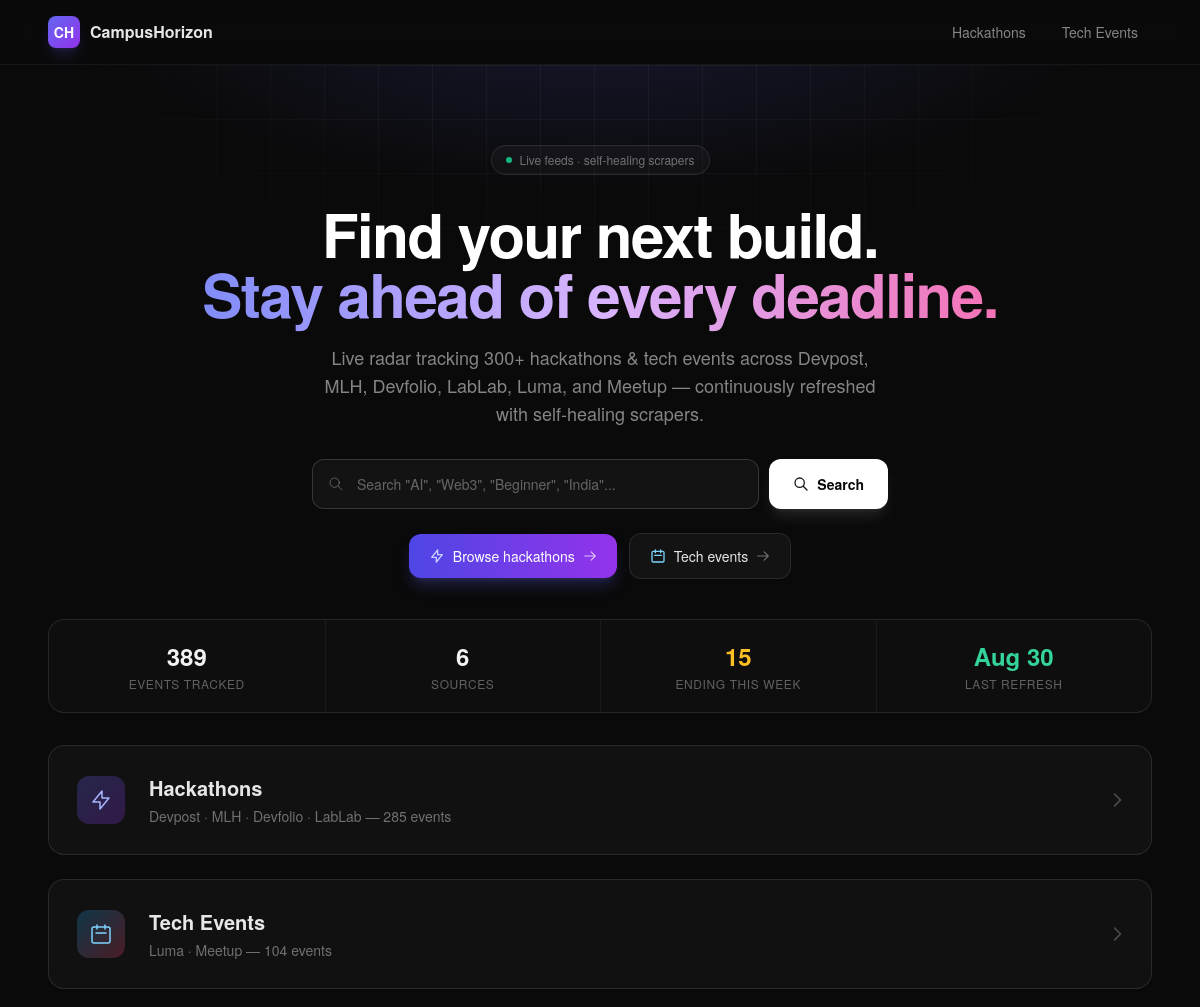
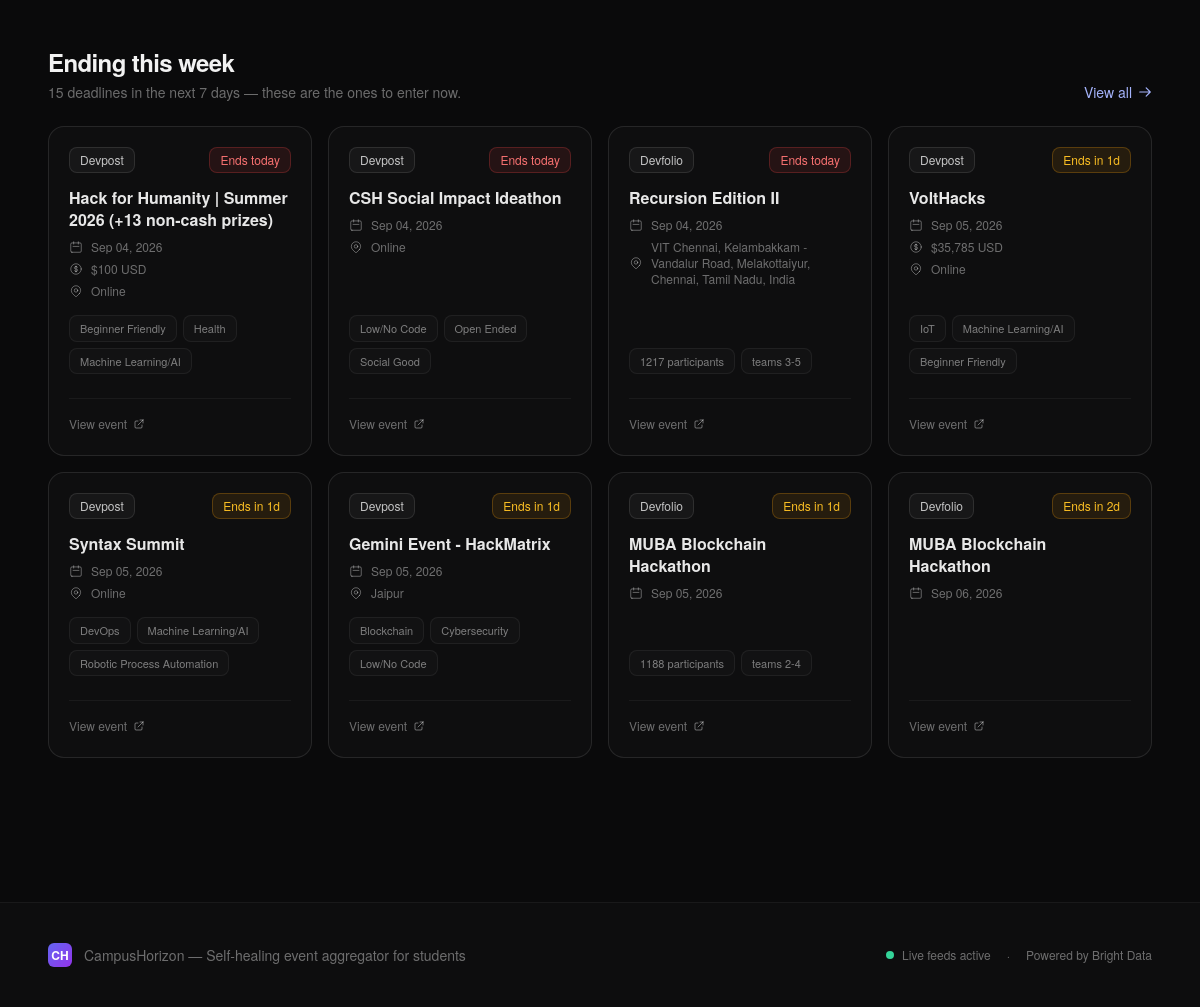
The app's page /, older data (2 pictures, top to bottom).
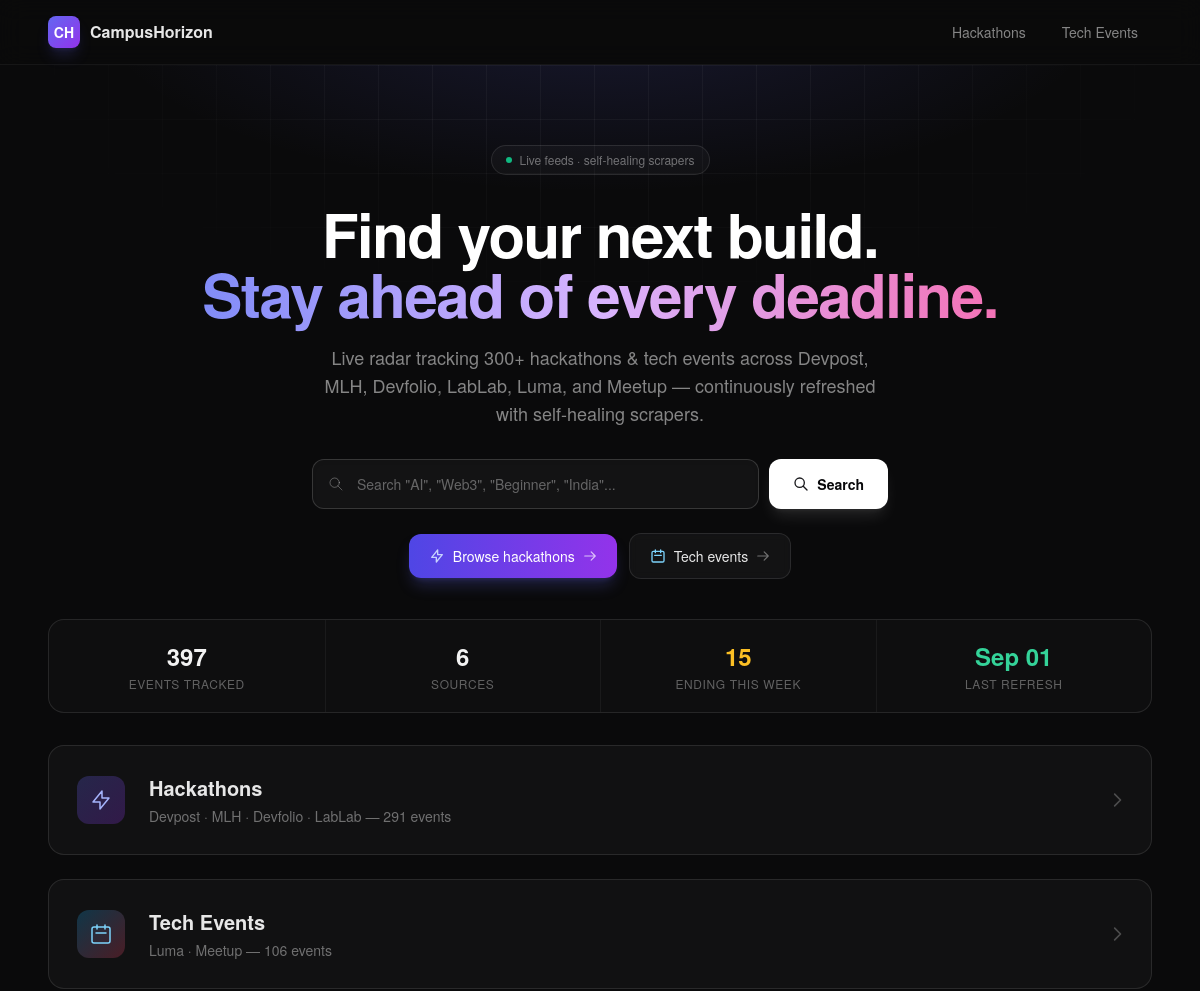
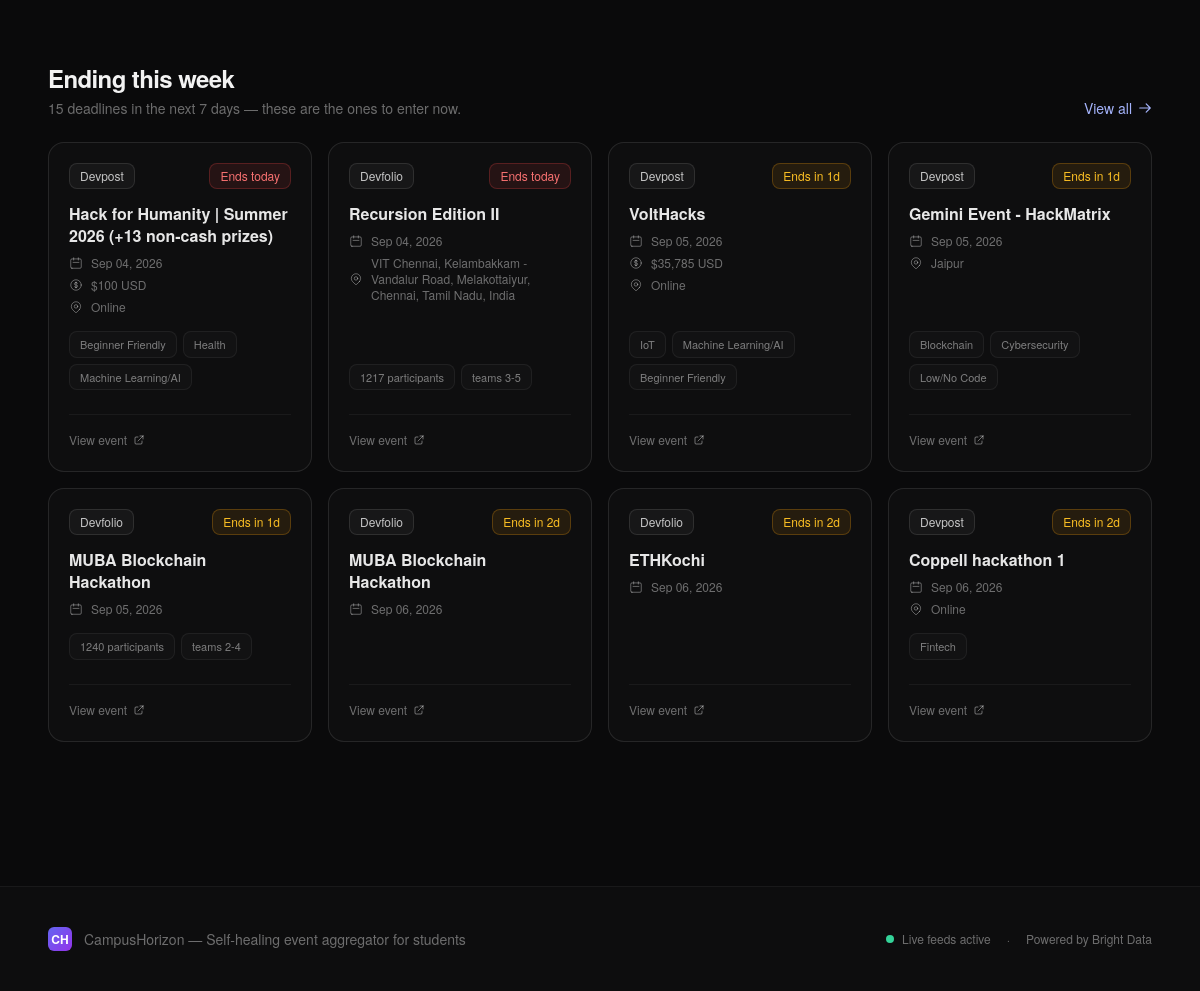
The same page, newer data (2 pictures, top to bottom).
### events/models.py (models this page shows, shortened)
class Event(models.Model):
    title = models.CharField(max_length=500)
    source = models.CharField(max_length=20, choices=Source.choices, db_index=True)
    url = models.URLField(unique=True, max_length=1000)
    deadline = models.DateTimeField(null=True, blank=True, db_index=True)
    prizes = models.CharField(max_length=500, blank=True, default='')
    tags = models.JSONField(default=list, blank=True)
    is_online = models.BooleanField(null=True, blank=True)
    location = models.CharField(max_length=300, blank=True, default='')
    event_type = models.CharField(max_length=100, blank=True, default='')
    last_updated = models.DateTimeField(auto_now=True)
    created_at = models.DateTimeField(auto_now_add=True)
    class Meta:
        ordering = ['deadline']

### events/views.py (the view)
# urls.py: path('', views.landing, name='landing'),
def landing(request):
    now = timezone.now()
    week_ahead = now + timedelta(days=7)
    hackathon_count = Event.objects.filter(source__in=HACKATHON_SOURCES).count()
    tech_event_count = Event.objects.filter(source__in=TECH_EVENT_SOURCES).count()
    ending_soon_qs = Event.objects.filter(
        source__in=HACKATHON_SOURCES,
        deadline__gte=now,
        deadline__lte=week_ahead,
    )
    ending_week_count = ending_soon_qs.count()
    ending_soon = list(ending_soon_qs.order_by('deadline')[:8])
    last_refreshed = Event.objects.aggregate(t=Max('last_updated'))['t']
    return render(request, 'events/landing.html', {
        'hackathon_count': hackathon_count,
        'tech_event_count': tech_event_count,
        'total_count': hackathon_count + tech_event_count,
        'ending_week_count': ending_week_count,
        'ending_soon': ending_soon,
        'last_refreshed': last_refreshed,
        'source_count': len(Source.values),
    })

### events/templatetags/event_filters.py (called while the page is built)
@register.filter
def source_color(source):
    return SOURCE_COLORS.get(source, {'bg': 'bg-white/10', 'text': 'text-white/60', 'border': 'border-white/20', 'label': source})

@register.filter
def days_left(deadline):
    if not deadline:
        return None
    now = timezone.now()
    delta = deadline - now
    days = delta.days
    if days < 0:
        return 'ended'
    if days == 0:
        return 'today'
    return days

@register.filter
def deadline_badge_class(deadline):
    days = days_left(deadline)
    if days == 'ended':
        return 'border-white/5 bg-white/[0.02] text-white/30'
    if days == 'today':
        return 'border-red-500/25 bg-red-500/10 text-red-400'
    if isinstance(days, int) and days <= 7:
        return 'border-amber-500/25 bg-amber-500/10 text-amber-400'
    return 'border-white/10 bg-white/[0.04] text-white/50'

@register.filter
def is_recent(event):
    if not getattr(event, 'created_at', None):
        return False
    cutoff = timezone.now() - timedelta(hours=RECENT_WINDOW_HOURS)
    return event.created_at >= cutoff

### events/templates/events/landing.html (shortened to what the changed rows need)
{% extends "events/base.html" %}
{% load event_filters %}
{% block content %}
<div class="relative">
    <div class="relative max-w-6xl mx-auto px-6 pt-20 pb-12 z-10">
        <div class="text-center mb-10">
            <h1 class="text-5xl md:text-6xl font-bold text-white tracking-tight mb-5 leading-[1.1]">
                Find your next build.<br class="hidden sm:block">
                <span class="bg-gradient-to-r from-indigo-400 via-purple-300 to-pink-400 bg-clip-text text-transparent">Stay ahead of every deadline.</span>
            </h1>
        </div>
        <div class="rounded-2xl border border-white/10 bg-white/[0.02] overflow-hidden">
            <div class="grid grid-cols-2 md:grid-cols-4 divide-x divide-y md:divide-y-0 divide-white/5">
                <div class="px-6 py-5 text-center">
                    <div class="text-2xl font-bold text-white/95">{{ total_count }}</div>
                    <div class="text-xs text-white/35 mt-1 uppercase tracking-wider">Events tracked</div>
                </div>
                <div class="px-6 py-5 text-center">
                    <div class="text-2xl font-bold text-emerald-400">
                        {% if last_refreshed %}{{ last_refreshed|date:"M d" }}{% else %}&mdash;{% endif %}
                    </div>
                    <div class="text-xs text-white/35 mt-1 uppercase tracking-wider">Last refresh</div>
                </div>
            </div>
        </div>
        <div class="mt-8 space-y-6">
            <a href="{% url 'events:hackathons' %}" class="group relative flex items-center gap-6 p-7 rounded-2xl border border-white/10 bg-white/[0.03] card-hover transition-all duration-300 glow-hover">
                <div class="flex-1 min-w-0">
                    <h2 class="text-xl font-semibold text-white/90 mb-1">Hackathons</h2>
                    <p class="text-sm text-white/40 truncate">
                        Devpost &middot; MLH &middot; Devfolio &middot; LabLab &mdash; {{ hackathon_count }} events
                    </p>
                </div>
            </a>
            <a href="{% url 'events:tech_events' %}" class="group relative flex items-center gap-6 p-7 rounded-2xl border border-white/10 bg-white/[0.03] card-hover transition-all duration-300 glow-hover">
                <div class="flex-1 min-w-0">
                    <h2 class="text-xl font-semibold text-white/90 mb-1">Tech Events</h2>
                    <p class="text-sm text-white/40 truncate">
                        Luma &middot; Meetup &mdash; {{ tech_event_count }} events
                    </p>
                </div>
            </a>
        </div>
        {% if ending_soon %}
        <section class="mt-16">
            <div class="flex items-end justify-between mb-6 flex-wrap gap-2">
                <div>
                    <h2 class="text-2xl font-bold text-white/95 tracking-tight">Ending this week</h2>
                </div>
            </div>
            <div class="grid gap-4 md:grid-cols-2 lg:grid-cols-4">
                {% for event in ending_soon %}
                    {% include "events/_event_card.html" with event=event %}
                {% endfor %}
            </div>
        </section>
        {% endif %}
    </div>
</div>
{% endblock %}

### events/templates/events/_event_card.html (shortened to what this page needs)
{% load event_filters %}
{% with sc=event.source|source_color %}
{% with badge_class=event.deadline|deadline_badge_class badge_text=event|deadline_badge_text %}
<article class="group relative rounded-2xl border border-white/10 bg-white/[0.02] p-5 transition-all duration-300 card-hover hover:bg-white/[0.04] h-full flex flex-col justify-between">
    <div class="flex-1 flex flex-col">
        <div class="flex items-center justify-between mb-3.5">
            <div class="flex items-center gap-1.5">
                <span class="inline-flex items-center px-2.5 py-1 rounded-lg text-xs font-medium border border-white/10 bg-white/[0.04] text-white/75 group-hover:border-white/15 transition-colors">
                    {{ sc.label }}
                </span>
            </div>
            <span class="inline-flex items-center px-2.5 py-1 rounded-lg text-xs font-medium border {{ badge_class }}">
                {{ badge_text }}
            </span>
        </div>
        <h3 class="text-base font-semibold text-white/90 mb-2 line-clamp-2 leading-snug">
            <a href="{{ event.url }}" target="_blank" rel="noopener" class="hover:text-white transition-colors">
                {{ event.title|clean_title }}
            </a>
        </h3>
        <div class="space-y-1.5 mb-4">
            {% if event.deadline %}
            <div class="flex items-center gap-2 text-xs text-white/40">
                <svg class="w-3.5 h-3.5 shrink-0" fill="none" stroke="currentColor" viewBox="0 0 24 24">
                    <path stroke-linecap="round" stroke-linejoin="round" stroke-width="1.5" d="M8 7V3m8 4V3m-9 8h10M5 21h14a2 2 0 002-2V7a2 2 0 00-2-2H5a2 2 0 00-2 2v12a2 2 0 002 2z"/>
                </svg>
                {{ event.deadline|date:"M d, Y" }}
            </div>
            {% endif %}
            {% if event.prizes and event.source != 'luma' %}
            <div class="flex items-center gap-2 text-xs text-white/40">
                {{ event.prizes }}
            </div>
            {% endif %}
            {% if event.location %}
            <div class="flex items-center gap-2 text-xs text-white/40">
                {{ event.location }}
            </div>
            {% endif %}
        </div>
        {% if event.tags %}
        <div class="flex flex-wrap gap-1.5 mb-3 mt-auto">
            {% for tag in event.tags|slice:":3" %}
            <span class="px-2.5 py-1 rounded-lg border border-white/[0.06] bg-white/[0.02] text-[11px] text-white/45 group-hover:border-white/10 group-hover:text-white/65 transition-colors">{{ tag }}</span>
            {% endfor %}
        </div>
        {% endif %}
    </div>
    <div class="pt-3 border-t border-white/5 mt-3">
        <a href="{{ event.url }}" target="_blank" rel="noopener"
           class="inline-flex items-center gap-1.5 text-xs font-medium text-white/40 hover:text-white/70 transition-colors">
            View event
            <svg class="w-3 h-3" fill="none" stroke="currentColor" viewBox="0 0 24 24">
                <path stroke-linecap="round" stroke-linejoin="round" stroke-width="2" d="M10 6H6a2 2 0 00-2 2v10a2 2 0 002 2h10a2 2 0 002-2v-4M14 4h6m0 0v6m0-6L10 14"/>
            </svg>
        </a>
    </div>
</article>
{% endwith %}
{% endwith %}

Row changes from the older to the newer data that the page shows:
no longer on this page (row edited): Event: label "Devpost", badge_text "Ends today", title|clean_title "CSH Social Impact Ideathon", deadline "Sep 04, 2026", location "Online", tags "Low/No Code" "Open Ended" "Social Good"
no longer on this page (row edited): Event: label "Devpost", badge_text "Ends in 1d", title|clean_title "Syntax Summit", deadline "Sep 05, 2026", location "Online", tags "DevOps" "Machine Learning/AI" "Robotic Process Automation"
now on this page (row unchanged): Event: label "Devfolio", badge_text "Ends in 2d", title|clean_title "ETHKochi", deadline "Sep 06, 2026"
added Event: label "Devpost", badge_text "Ends in 2d", title|clean_title "Coppell hackathon 1", deadline "Sep 06, 2026", location "Online", tags "Fintech"
Text that changed along with them:
{{ total_count }}: "389" → "397"
{{ last_refreshed|date:"M d" }}: "Aug 30" → "Sep 01"
{{ hackathon_count }}: "285" → "291"
{{ tech_event_count }}: "104" → "106"
new list line: "1240 participants"
list line gone: "1188 participants"
